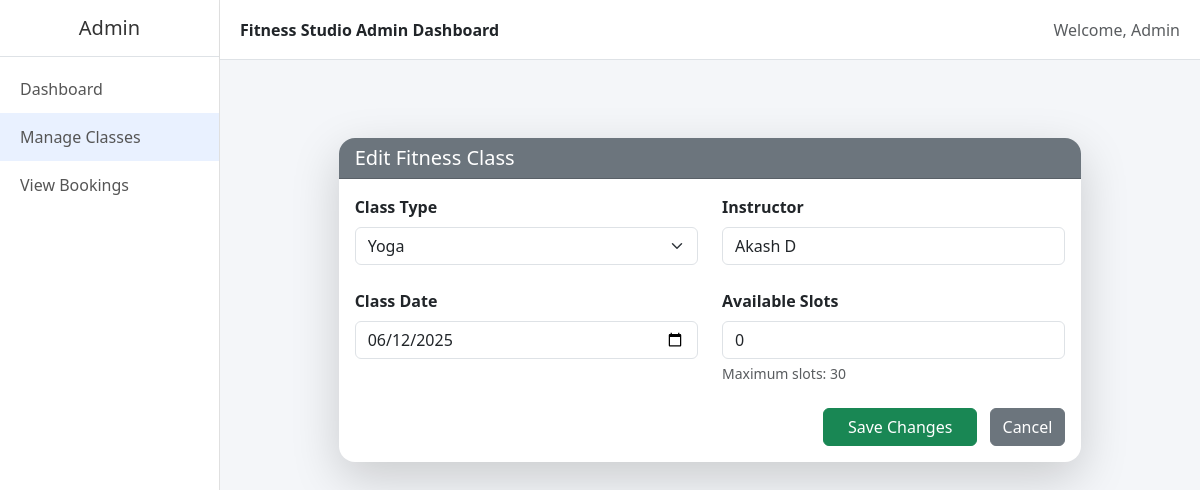
/edit_class/2/, run on the app's committed database.
### booking/models.py (models this page shows, shortened)
class FitnessClass(models.Model):
    CLASS_CHOICES = [
        ('Yoga', 'Yoga'),
        ('Zumba', 'Zumba'),
        ('HIIT', 'HIIT'),
    ]
    name = models.CharField(max_length=20, choices=CLASS_CHOICES)
    instructor = models.CharField(max_length=100)
    start_date = models.DateField()
    total_slots = models.PositiveIntegerField()
    available_slots = models.PositiveIntegerField()

### booking/views.py (the view, shortened to what this page needs)
# urls.py: path('edit_class/<int:class_id>/',views.edit_class,name="edit_class"),
def edit_class(request, class_id):
    today = date.today()
    fitness_class = get_object_or_404(FitnessClass, id=class_id)
    context = {
        'class': fitness_class,
        'current_url_name':"manage_classes"
    }
    return render(request, 'edit_class.html', context)

### booking/templates/edit_class.html (shortened to what this page needs)
{% extends 'base.html' %}
{% block content %}
<div class="container mt-5">
  <div class="row justify-content-center">
    <div class="col-md-10">
      <div class="card shadow-lg rounded-4 border-0">
        <div class="card-header bg-secondary text-white rounded-top-4">
          <h5 class="mb-0">Edit Fitness Class</h5>
        </div>
        <div class="card-body">
          <form method="POST">
            <div class="row g-4">
              <div class="col-md-6">
                <label for="name" class="form-label fw-semibold">Class Type</label>
                <select id="name" name="name" class="form-select" required>
                  <option value="Yoga" {% if class.name == 'Yoga' %}selected{% endif %}>Yoga</option>
                </select>
              </div>
              <div class="col-md-6">
                <label for="instructor" class="form-label fw-semibold">Instructor</label>
                <input
                  type="text"
                  id="instructor"
                  name="instructor"
                  class="form-control"
                  value="{{ class.instructor }}"
                  required
                >
              </div>
              <div class="col-md-6">
                <label for="date_time" class="form-label fw-semibold">Class Date</label>
                <input
                  type="date"
                  id="date_time"
                  name="date_time"
                  class="form-control"
                  value="{{ class.start_date|date:'Y-m-d' }}"
                  required
                >
              </div>
              <div class="col-md-6">
                <label for="available_slots" class="form-label fw-semibold">Available Slots</label>
                <input
                  type="number"
                  id="available_slots"
                  name="available_slots"
                  class="form-control"
                  min="0"
                  max="{{ class.total_slots }}"
                  value="{{ class.available_slots }}"
                  required
                >
                <div class="form-text">Maximum slots: {{ class.total_slots }}</div>
              </div>
            </div>
            <div class="mt-4 text-end">
              <button type="submit" class="btn btn-success px-4">Save Changes</button>
              <a href="{% url 'manage_classes' %}" class="btn btn-secondary ms-2">Cancel</a>
            </div>
          </form>
        </div>
      </div>
    </div>
  </div>
</div>
{% endblock %}

### static/assets/css/style.css (style rules this page uses)
body { display: flex; min-height: 100vh; font-family: 'Segoe UI', Tahoma, Geneva, Verdana, sans-serif; background-color: #f4f6f9; }
.card { background-color: #ffffff; border: 1px solid #e0e0e0; border-radius: 10px; box-shadow: 0 2px 6px rgba(0, 0, 0, 0.05); transition: transform 0.2s ease; }

### data on the page
FitnessClass: name "Yoga", instructor "Akash D", date_time "06/12/2025", available_slots "0", total_slots "30"
